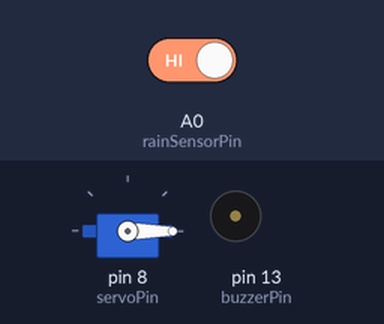
This sketch was run on a simulated Arduino Uno, built with avr-gcc and run on an emulated ATmega328P. On the bench: servo, buzzer (waves = sounding, pin HIGH). The inputs (shaded band) are chosen by the test bench; at power-on: A0 (rainSensorPin) HIGH.

Above: at 1.2 s.
1.3 s: A0 (rainSensorPin) driven LOW
At 1.9 s:
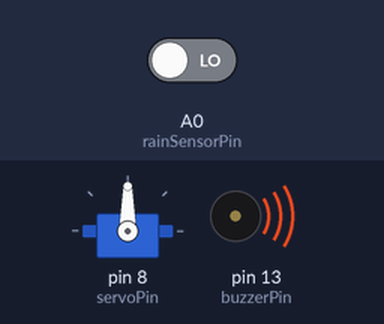
2.8 s: A0 (rainSensorPin) driven HIGH
At 3.1 s:
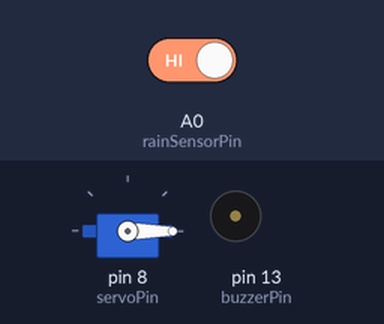
Timing chart, 0 to 5.8 s (numbered marks = the images above; inputs shaded):
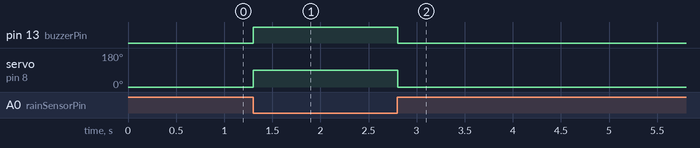

Measured:
- after the input at 1.3 s, pin 13 (buzzerPin): LOW → HIGH at once; servo on pin 8 (servoPin): 0° → 90° at once
- after the input at 2.8 s, pin 13 (buzzerPin): HIGH → LOW at once; servo on pin 8 (servoPin): 90° → 0° at once

The sketch:

Rain_sensor_vordrobe_shelter.ino
```cpp
#include <Servo.h>

// Define the pin for the rain sensor
const int rainSensorPin = A0;  // You can change this pin as per your wiring

// Define the pin for the servo motor
const int servoPin = 8;  // You can change this pin as per your wiring

// Define the pin for the buzzer
const int buzzerPin = 13;  // You can change this pin as per your wiring

Servo myServo;

void setup() {
  // Set up the rain sensor pin as an input
  pinMode(rainSensorPin, INPUT);

  // Set up the servo motor
  myServo.attach(servoPin);

  // Set up the buzzer pin as an output
  pinMode(buzzerPin, OUTPUT);
}

void loop() {
  // Read the state of the rain sensor
  int rainState = digitalRead(rainSensorPin);

  // If the rain sensor detects rain (LOW), rotate the servo motor continuously and turn on the buzzer
  if (rainState == LOW) {
    myServo.write(90);  // Rotate the servo motor to 90 degrees
    digitalWrite(buzzerPin, HIGH);  // Turn on the buzzer
  } else {
    // If no rain is detected, stop the servo motor and turn off the buzzer
    myServo.write(0);  // Rotate the servo motor to 0 degrees
    digitalWrite(buzzerPin, LOW);  // Turn off the buzzer
  }

  // Add a small delay for stability
  delay(100);
}
```
